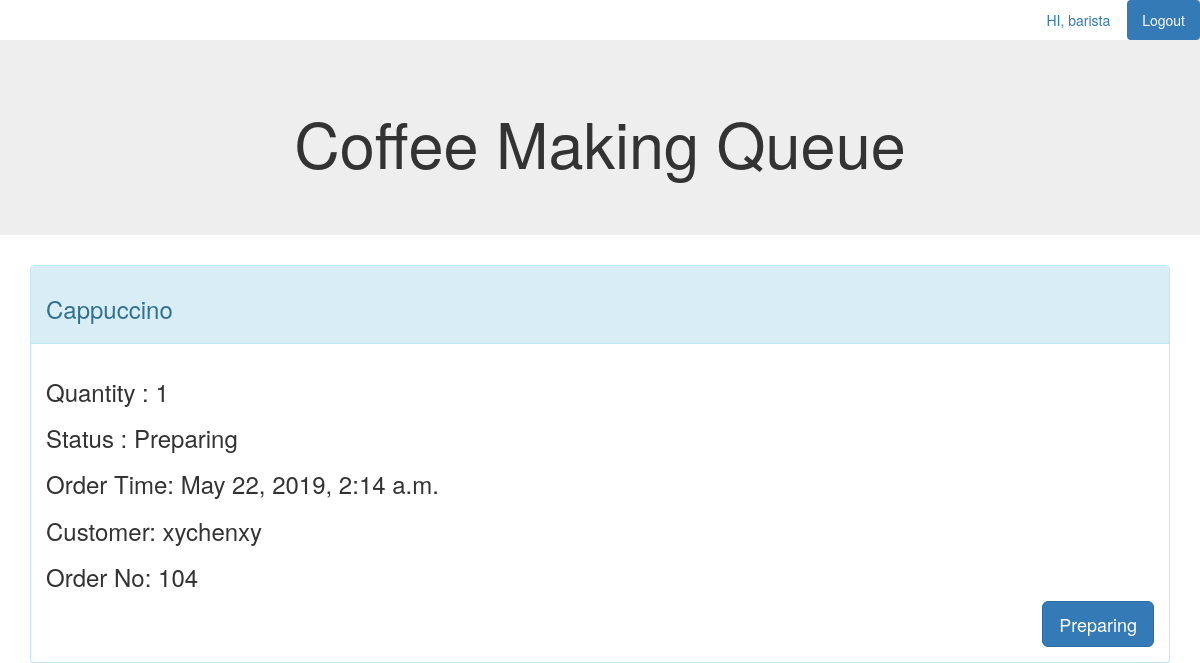
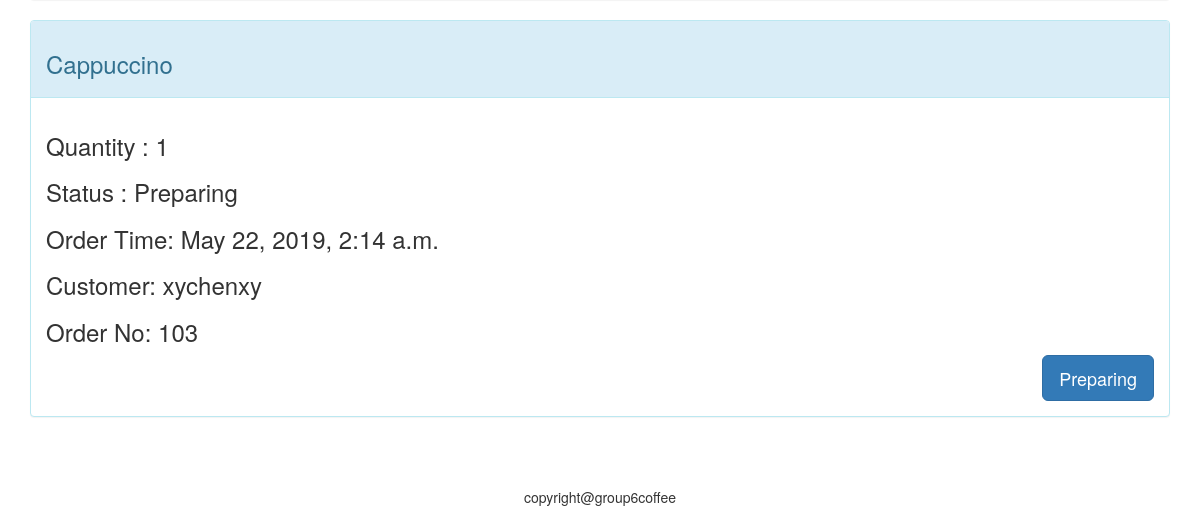
The app's page /coffee/barista, older data (2 pictures, top to bottom).
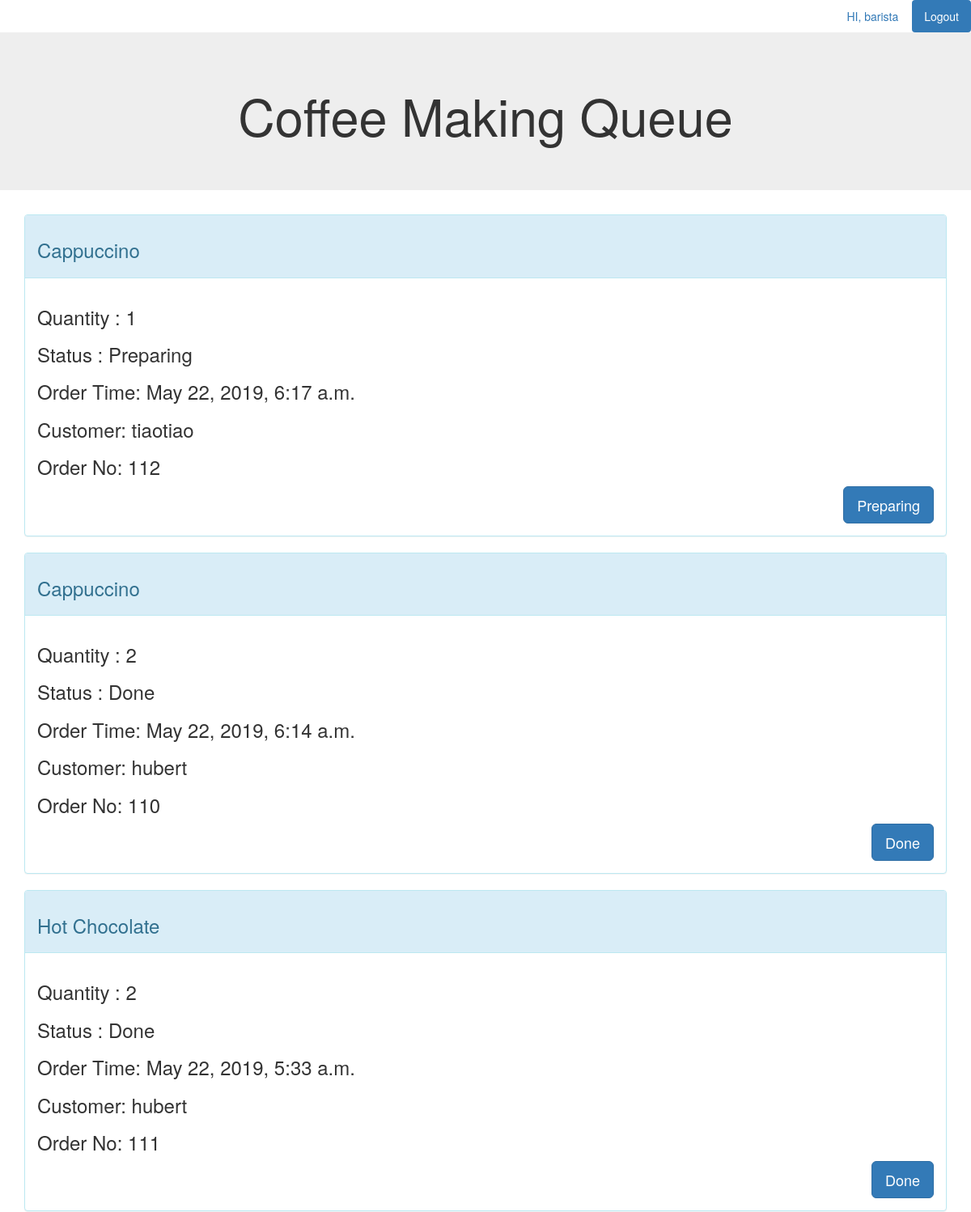
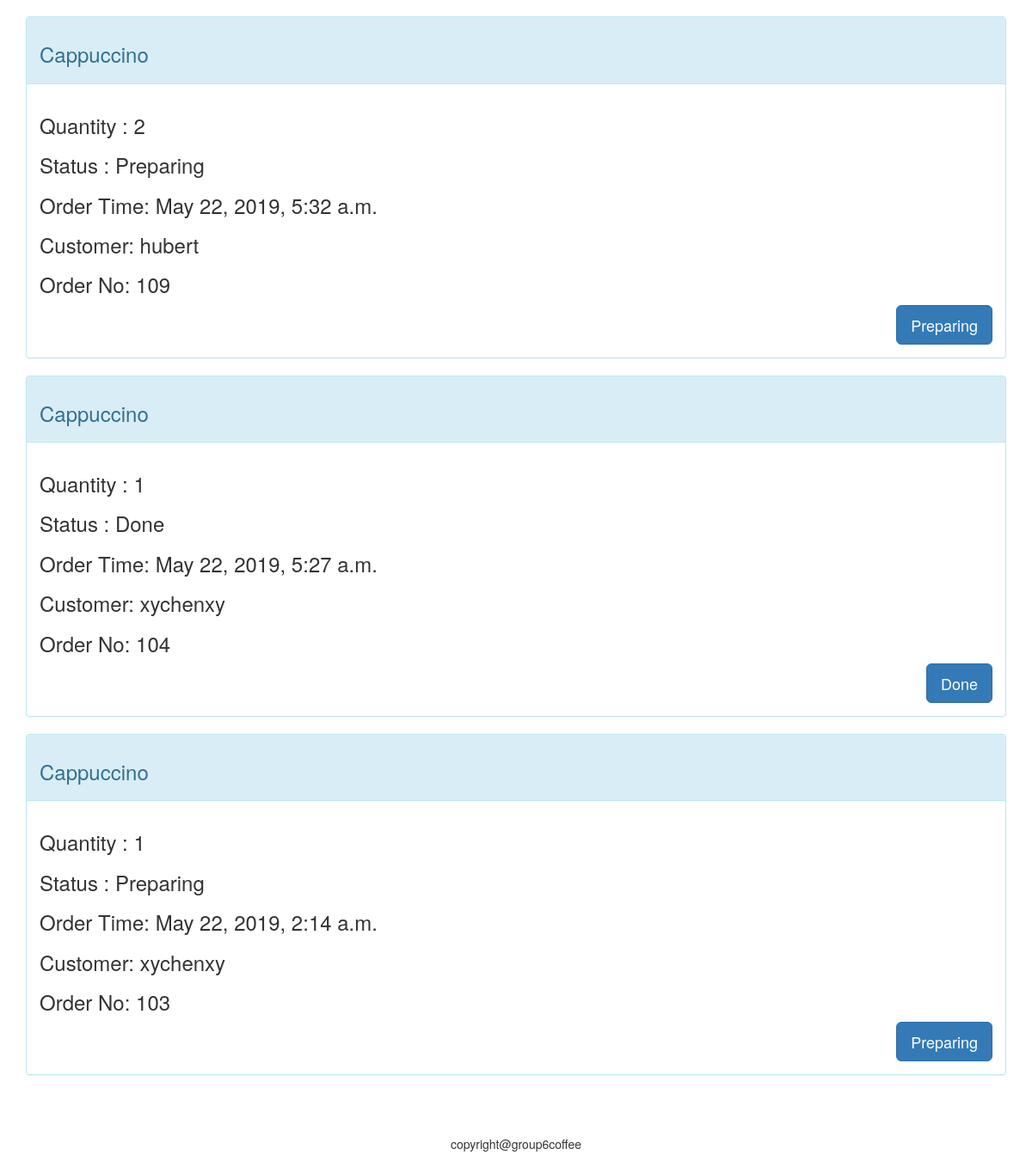
The same page, newer data (2 pictures, top to bottom).
### coffee/models.py (models this page shows, shortened)
class OrderItem(models.Model):
    status = (
        ("Receive", "Receive"),
        ("Preparing", "Preparing"),
        ("Done", "Done"),
        ("Remove", "Remove")
    )
    order_item_id = models.AutoField(primary_key=True)
    product_name = models.CharField(max_length=255, default="N")
    product_price = models.DecimalField(max_digits=4, decimal_places=2)
    order_status = models.CharField(max_length=255, choices=status)
    order_number = models.IntegerField(default=1)
    order_sub_total = models.DecimalField(max_digits=8, decimal_places=2)
    created_at = models.DateTimeField(auto_now=True)
    user_name = models.CharField(max_length=255, default="N")

### coffee/views.py (the view)
# urls.py: path('barista', coffee.views.barista_page),
def barista_page(request):
    all_order_item = OrderItem.objects.get_queryset().order_by('-created_at')
    return render(request, "barista.html",
                  {
                      "all_order_item": all_order_item,
                      'staffName': 'barista'
                  })

### coffee/templates/barista.html (shortened to what this page needs)
<!DOCTYPE html>
<html lang="en">
<head>
    <link rel="stylesheet" href="https://cdn.jsdelivr.net/npm/bootstrap@3.3.7/dist/css/bootstrap.min.css"
>
</head>
<body>
    <div class="container">
        <div class="row">
            <ul class="nav nav-pills navbar-right">
              <li role="presentation"><a href="">HI, {{ staffName }}</a></li>
              <li role="presentation" class="active"><a href="/coffee/staff">Logout</a></li>
            </ul>
        </div>
    </div>
    <div class="jumbotron">
      <h1 style="text-align: center">Coffee Making Queue</h1>
    </div>
    <div class="container">
        <div class="row">
            <div>
                {% for order in all_order_item %}
                    {% if order.order_status != 'Remove' %}
                    <div class="col-md-12">
                    <div class="panel panel-info">
                        <div class="panel-heading">
                            <h3>{{ order.product_name }}</h3>
                        </div>
                        <div class="panel-body">
                            <div>
                                <h3>Quantity : {{ order.order_number }}</h3>
                                <h3>Status : {{ order.order_status }}</h3>
                                <h3>Order Time: {{ order.created_at }}</h3>
                                <h3>Customer: {{ order.user_name}}</h3>
                                <h3>Order No: {{ order.order_item_id }}</h3>
                            </div>
                            <div class="pull-right">
                                <form action="" method="POST">
                                {% if order.order_status == 'Preparing' %}
                                    <button class="btn btn-primary btn-lg" type="submit" id='submit'>Preparing</button>
                                {% endif %}
                                {% if order.order_status == 'Done' %}
                                    <button class="btn btn-primary btn-lg" type="submit" id='submit'>Done</button>
                                {% endif %}
                                </form>
                            </div>
                        </div>
                    </div>
                    </div>
                    {% endif %}
                {% endfor %}
            </div>
        </div>
    </div>
    <div class="container">
        <div class="row">
            <div style="margin-top: 50px">
                <p style="text-align: center">copyright@group6coffee</p>
            </div>
        </div>
    </div>
</body>
</html>

Row changes from the older to the newer data that the page shows:
added OrderItem: product_name "Cappuccino", order_number "1", order_status "Preparing", created_at "May 22, 2019, 6:17 a.m.", user_name "tiaotiao", order_item_id "112"
added OrderItem: product_name "Cappuccino", order_number "2", order_status "Done", created_at "May 22, 2019, 6:14 a.m.", user_name "hubert", order_item_id "110"
added OrderItem: product_name "Hot Chocolate", order_number "2", order_status "Done", created_at "May 22, 2019, 5:33 a.m.", user_name "hubert", order_item_id "111"
added OrderItem: product_name "Cappuccino", order_number "2", order_status "Preparing", created_at "May 22, 2019, 5:32 a.m.", user_name "hubert", order_item_id "109"
changed OrderItem id 104: order_status "Preparing" → "Done"; created_at "May 22, 2019, 2:14 a.m." → "May 22, 2019, 5:27 a.m."
